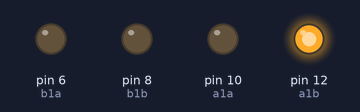
This sketch was run on a simulated Arduino Uno, built with avr-gcc and run on an emulated ATmega328P. Parts: output pins drawn as LEDs (lit = HIGH).

Above: at 0.2 s.
At 2.2 s:
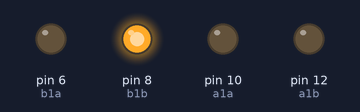
At 3.66 s:
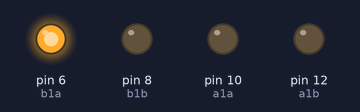
At 5.09 s:
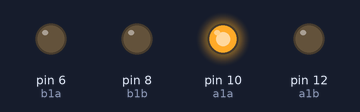
Timing chart, 0 to 5.4 s (numbered marks = the images above):
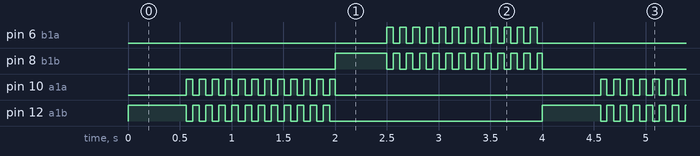

The sketch:

piano_2l_simple.ino
```cpp
// Customized Variables
int desiredDirection = 1; // can be 0 or 1;
double tappingFrequency = 8;
double runInterval = 5000;

// Arduino Nano
const int a1a = 10;
const int a1b = 12;
const int b1a = 6;
const int b1b = 8;
// // Arduino Uno
// const int a1a = 11;
// const int a1b = 13;
// const int b1a = 6;
// const int b1b = 8;

double interval = (1.0/(tappingFrequency * 2))*1000.0;

int l_on = LOW;
int r_on = LOW;
int currentDirection = 2;

unsigned long previousMillis = 0;
unsigned long previousRun = 0;
unsigned long previousSwitch = 0;

void setup() {
  // put your setup code here, to run once:
  Serial.begin(9600);
  pinMode(a1a, OUTPUT);
  pinMode(a1b, OUTPUT);
  pinMode(b1a, OUTPUT);
  pinMode(b1b, OUTPUT);


  // Initialization
  initiatePinouts();

  l_on = LOW;
  r_on = LOW;

}

void loop() {
  // put your main code here, to run repeatedly:
//  digitalWrite(a1a, HIGH);
//  digitalWrite(a1b, LOW);
//  digitalWrite(b1a, HIGH);
//  digitalWrite(b1b, LOW);
  unsigned long currentMillis = millis();


  //Switching direction every 1 seconds from
  if (currentMillis >= previousSwitch + 2000) {
    previousSwitch = currentMillis;
    desiredDirection = 1 - desiredDirection;
  }

  if (currentDirection != desiredDirection) {
    currentDirection = desiredDirection;
    l_on = desiredDirection;
    r_on = 1 - l_on;
    drag();
    delay(500);
  }

  if (currentMillis >= previousMillis + interval) {
      previousMillis = currentMillis;

      r_on = l_on = (l_on == LOW?HIGH:LOW);

      vibrateOneSide(currentDirection);
      //tapOrVibrate();
    }
}


void initiatePinouts() {
  digitalWrite(a1a, LOW);
  digitalWrite(a1b, LOW);
  digitalWrite(b1a, LOW);
  digitalWrite(b1b, LOW);
  l_on = LOW;
  r_on = LOW;
}

void drag() {
  digitalWrite(a1a, LOW);
  digitalWrite(a1b, l_on);
  digitalWrite(b1a, LOW);
  digitalWrite(b1b, r_on);
}

void tapOrVibrate() {
  digitalWrite(a1a, l_on);
  digitalWrite(a1b, 1 - l_on);
  digitalWrite(b1a, r_on);
  digitalWrite(b1b, 1 - r_on);
}

void vibrateOneSide(int desiredDirection) {
  if (desiredDirection == 1) {
    digitalWrite(a1a, l_on);
    digitalWrite(a1b, 1 - l_on);
    digitalWrite(b1a, LOW);
    digitalWrite(b1b, LOW);
  } else if (desiredDirection == 0) {
    digitalWrite(a1a, LOW);
    digitalWrite(a1b, LOW);
    digitalWrite(b1a, r_on);
    digitalWrite(b1b, 1 - r_on);
  }
}
```

Measured:
- by itself, pin 6 (b1a): repeats every 4.0 s: HIGH 0.06 s, LOW 2.6 s, 11 × (HIGH 0.06 s, LOW 0.06 s)
- by itself, pin 8 (b1b): repeats every 4.0 s: 12 × (LOW 0.06 s, HIGH 0.06 s), LOW 2.0 s, HIGH 0.50 s
- by itself, pin 10 (a1a): repeats every 4.0 s: HIGH 0.05 s, LOW 2.6 s, 11 × (HIGH 0.06 s, LOW 0.06 s)
- by itself, pin 12 (a1b): repeats every 4.0 s: 11 × (LOW 0.06 s, HIGH 0.06 s), LOW 2.1 s, HIGH 0.56 s
